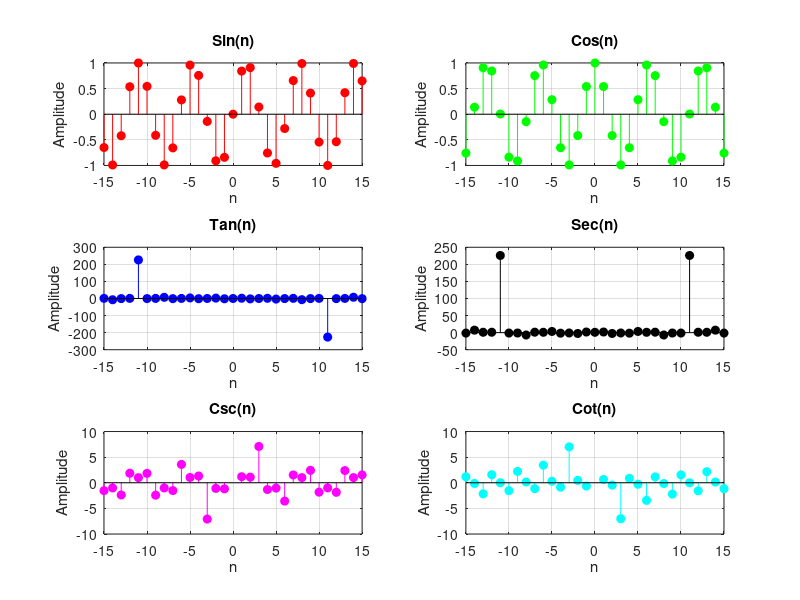

Recreate this plot in MATLAB. (Note: this script raises an error after producing the figure.)
% Experiment 01 - DSP LAB
% Generation of Basic Trigonometric Signals and Their Classification
clc;
clear;
close all;
n = -15:15;

% -------- Signal Definitions --------------------------------------------
a = sin(n);
b = cos(n);
c = tan(n);
d = sec(n);
e = csc(n);
f = cot(n);

signals = {a, b, c, d, e, f};
names   = {'Sin(n)', 'Cos(n)', 'Tan(n)', 'Sec(n)', 'Csc(n)', 'Cot(n)'};
colors  = {'r', 'g', 'b', 'k', 'm', 'c'};

% -------- Figure: Stem Plots --------------------------------------------
figure;
for k = 1:6
    subplot(3,2,k);
    stem(n, signals{k}, colors{k}, 'filled');
    title(names{k});
    xlabel('n');
    ylabel('Amplitude');
    grid on;
end
sgtitle('Basic Trigonometric Discrete-Time Signals');

% -------- Classification --------------------------------------------
fprintf('\n=================================================================\n');
fprintf(' SIGNAL CLASSIFICATION TABLE (n = -15 to 15)\n');
fprintf('=================================================================\n');
fprintf('%-8s | %-12s | %-14s | %-30s\n', 'Signal', 'Time Type', 'Symmetry', 'Energy/Power Classification');
fprintf('-----------------------------------------------------------------\n');

results = cell(6,4);
for k = 1:6
    x = signals{k};
    [timeType, symType, epType] = classifySignal(x, n);
    results(k,:) = {names{k}, timeType, symType, epType};
    fprintf('%-8s | %-12s | %-14s | %-30s\n', names{k}, timeType, symType, epType);
end
fprintf('=================================================================\n\n');

% -------- Local Functions --------------------------------------------
function [timeType, symType, epType] = classifySignal(x, n)
    % 1) Continuous vs Discrete
    % n is a set of integer sample indices -> always discrete-time here
    timeType = 'Discrete';

    % 2) Even / Odd check (n is symmetric about 0, so flip mirrors n -> -n)
    x_flipped = fliplr(x);
    valid = isfinite(x) & isfinite(x_flipped);   % ignore singular points (e.g. n=0 for csc,cot)
    tol = 1e-6;

    if all(abs(x(valid) - x_flipped(valid)) < tol)
        symType = 'Even';
    elseif all(abs(x(valid) + x_flipped(valid)) < tol)
        symType = 'Odd';
    else
        symType = 'Neither';
    end

    % 3) Energy vs Power classification
    % A discrete sinusoid extended to n -> infinity is bounded and
    % periodic-like, so it is treated as a POWER signal.
    % Signals with singularities (tan, sec, csc, cot) become unbounded
    % as n -> infinity (they blow up whenever the denominator sin/cos
    % passes near zero), so they are classified as NEITHER energy nor
    % power signals (both are infinite/undefined).
    boundThreshold = 1e3;

    if any(~isfinite(x)) || any(abs(x) > boundThreshold)
        epType = 'Neither (Unbounded)';
    else
        avgPower = mean(x.^2);
        if avgPower < 1e-6
            totalEnergy = sum(x.^2);
            epType = sprintf('Energy Signal (E=%.3f)', totalEnergy);
        else
            epType = sprintf('Power Signal (P=%.3f)', avgPower);
        end
    end
end
